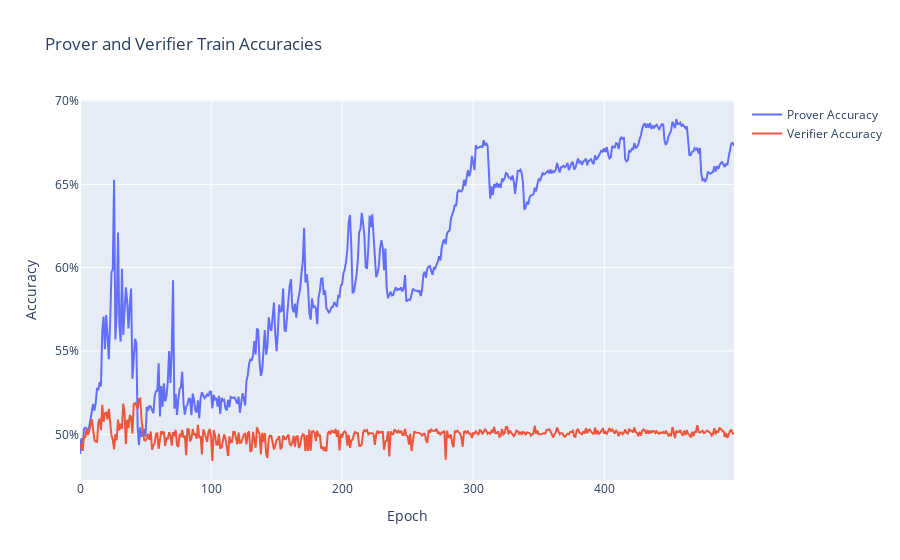

Notebook code for this chart:
### Code cell
fig = go.Figure()

fig.add_trace(
    go.Scatter(
        x=np.arange(NUM_EPOCHS),
        y=accuracies_prover,
        mode="lines",
        name="Prover Accuracy",
    )
)
fig.add_trace(
    go.Scatter(
        x=np.arange(NUM_EPOCHS),
        y=accuracies_verifier,
        mode="lines",
        name="Verifier Accuracy",
    )
)

fig.update_layout(
    title="Prover and Verifier Train Accuracies",
    xaxis_title="Epoch",
    yaxis_title="Accuracy",
    yaxis_tickformat=",.0%",
)

fig.show()

### Figure 1 — Plotly figure (JSON) as saved in the notebook; plotly's stock layout.template omitted (floating-point values rounded to 4 significant figures; data arrays with more than 128 entries replaced by an {"elided": "..."} marker saying what was removed)
{"data": [{"mode": "lines", "name": "Prover Accuracy", "type": "scatter", "x": {"elided": "500 int values"}, "y": {"elided": "500 float values"}}, {"mode": "lines", "name": "Verifier Accuracy", "type": "scatter", "x": {"elided": "500 int values"}, "y": {"elided": "500 float values"}}], "layout": {"title": {"text": "Prover and Verifier Train Accuracies"}, "xaxis": {"title": {"text": "Epoch"}}, "yaxis": {"tickformat": ",.0%", "title": {"text": "Accuracy"}}}}
